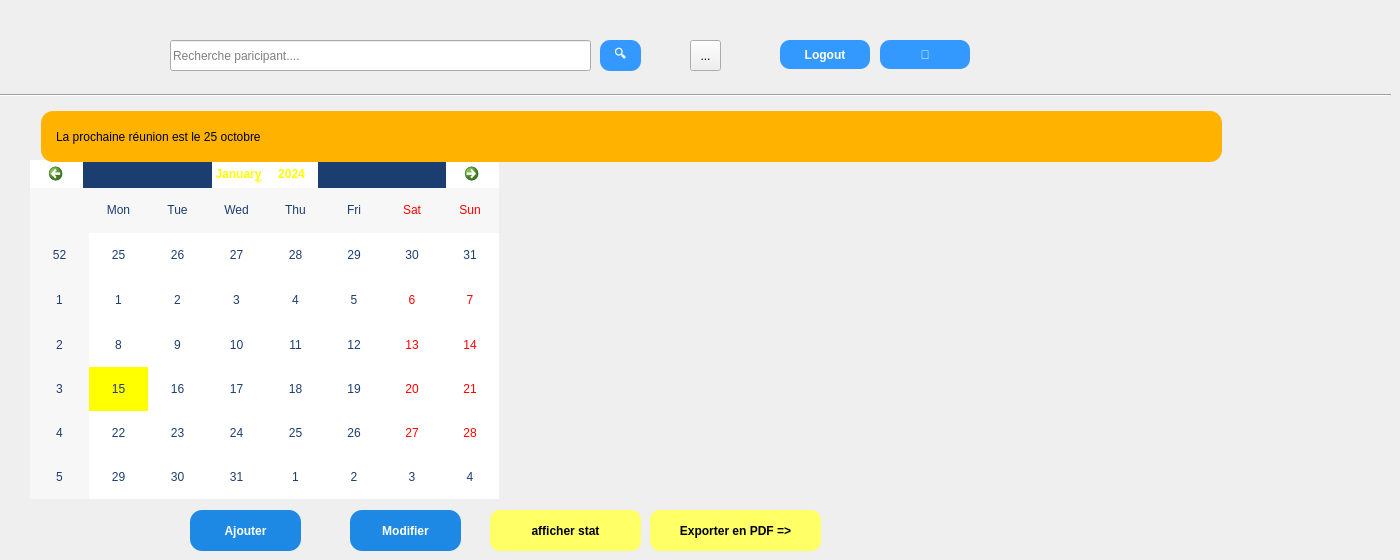
    <widget class="QWidget" name="Sponsor">
     <widget class="QPushButton" name="pushButton_5">
      <property name="geometry">
       <rect>
        <x>780</x>
        <y>40</y>
        <width>90</width>
        <height>29</height>
       </rect>
      </property>
      <property name="autoFillBackground">
       <bool>false</bool>
      </property>
      <property name="styleSheet">
       <string notr="true">QPushButton {
    background-color: #3399FF;  /* Bleu clair */
    color: white;               /* Texte blanc */
    border-radius: 10px;        /* Coins arrondis */
    padding: 5px 15px;          /* Padding haut/bas, gauche/droite */
    font-weight: bold;
}

QPushButton:hover {
    background-color: #2673CC;  /* Bleu plus foncé au survol */
}

QPushButton:pressed {
    background-color: #1A53A0;  /* Bleu encore plus foncé quand cliqué */
}
</string>
      </property>
      <property name="text">
       <string>Logout</string>
      </property>
     </widget>
     <widget class="QPushButton" name="pushButton_3">
      <property name="geometry">
       <rect>
        <x>880</x>
        <y>40</y>
        <width>90</width>
        <height>29</height>
       </rect>
      </property>
      <property name="styleSheet">
       <string notr="true">QPushButton {
    background-color: #3399FF;  /* Bleu clair */
    color: white;               /* Texte blanc */
    border-radius: 10px;        /* Coins arrondis */
    padding: 5px 15px;          /* Padding haut/bas, gauche/droite */
    font-weight: bold;
}

QPushButton:hover {
    background-color: #2673CC;  /* Bleu plus foncé au survol */
}

QPushButton:pressed {
    background-color: #1A53A0;  /* Bleu encore plus foncé quand cliqué */
}
</string>
      </property>
      <property name="text">
       <string>👤</string>
      </property>
     </widget>
     <widget class="QPushButton" name="pushButton_4">
      <property name="geometry">
       <rect>
        <x>190</x>
        <y>510</y>
        <width>111</width>
        <height>41</height>
       </rect>
      </property>
      <property name="styleSheet">
       <string notr="true">QPushButton {
    background-color: #1E88E5;
    color: white;
    border-radius: 12px;
    padding: 6px 12px;
    font-weight: bold;
}
QPushButton#danger {
    background-color: #E53935; /* red for delete */
}
QPushButton#export {
    background-color: #FFB300; /* yellow for export */
    color: black;
}
</string>
      </property>
      <property name="text">
       <string>Ajouter</string>
      </property>
     </widget>
     <widget class="QCalendarWidget" name="calendarWidget">
      <property name="geometry">
       <rect>
        <x>30</x>
        <y>160</y>
        <width>469</width>
        <height>339</height>
       </rect>
      </property>
      <property name="styleSheet">
       <string notr="true">QCalendarWidget {
    background-color: #FFFFFF;          /* white background */
    color: #1C3D70;                     /* blue day numbers */
    border: 1px solid #2A5CAB;          /* blue border */
    font: 12pt &quot;Segoe UI&quot;;
}

QCalendarWidget QToolButton {
    background-color: #FFFFFF;          /* dark blue nav bar buttons */
    color: #FFFF00;                      /* yellow text */
    border: none;
    height: 25px;
    width: 50px;
}

QCalendarWidget QToolButton:hover {
    background-color: #2A5CAB;          /* lighter blue hover */
}

QCalendarWidget QToolButton::menu-indicator {
    image: none;                        /* hide dropdown arrow */
}

QCalendarWidget QSpinBox {
    background-color: #1C3D70;          /* blue spin boxes */
    color: #FFFF00;                      /* yellow text */
    border: 1px solid #2A5CAB;
}

QCalendarWidget QWidget#qt_calendar_navigationbar {
    background-color: #1C3D70;          /* blue nav bar */
}

QCalendarWidget QAbstractItemView {
    selection-background-color: #FFFF00; /* yellow selected day */
    selection-color: #1C3D70;            /* blue text on selected */
    background-color: #FFFFFF;           /* white day grid */
    color: #1C3D70;                       /* blue day numbers */
    gridline-color: #2A5CAB;              /* blue grid lines */
}
</string>
      </property>
     </widget>
     <widget class="Line" name="line_2">
      <property name="geometry">
       <rect>
        <x>0</x>
        <y>80</y>
        <width>1391</width>
        <height>31</height>
       </rect>
      </property>
      <property name="orientation">
       <enum>Qt::Orientation::Horizontal</enum>
      </property>
     </widget>
     <widget class="QPushButton" name="pushButton_14">
      <property name="geometry">
       <rect>
        <x>490</x>
        <y>510</y>
        <width>151</width>
        <height>41</height>
       </rect>
      </property>
      <property name="styleSheet">
       <string notr="true">QPushButton {
    background-color: #FFFF66;  /* Jaune clair */
    color: black;               /* Texte noir */
    border-radius: 10px;        /* Coins arrondis */
    padding: 5px 15px;          /* Padding haut/bas, gauche/droite */
    font-weight: bold;
}

QPushButton:hover {
    background-color: #FFFF33;  /* Jaune encore plus vif au survol */
}

QPushButton:pressed {
    background-color: #FFEB3B;  /* Jaune doré quand cliqué */
}
</string>
      </property>
      <property name="text">
       <string>afficher stat</string>
      </property>
     </widget>
     <widget class="QPushButton" name="pushButton_7">
      <property name="geometry">
       <rect>
        <x>350</x>
        <y>510</y>
        <width>111</width>
        <height>41</height>
       </rect>
      </property>
      <property name="styleSheet">
       <string notr="true">QPushButton {
    background-color: #1E88E5;
    color: white;
    border-radius: 12px;
    padding: 6px 12px;
    font-weight: bold;
}
QPushButton#danger {
    background-color: #E53935; /* red for delete */
}
QPushButton#export {
    background-color: #FFB300; /* yellow for export */
    color: black;
}
</string>
      </property>
      <property name="text">
       <string>Modifier</string>
      </property>
     </widget>
     <widget class="QLineEdit" name="lineEdit">
      <property name="geometry">
       <rect>
        <x>170</x>
        <y>40</y>
        <width>421</width>
        <height>31</height>
       </rect>
      </property>
      <property name="placeholderText">
       <string>Recherche paricipant....</string>
      </property>
     </widget>
     <widget class="QPushButton" name="pushButton_6">
      <property name="geometry">
       <rect>
        <x>600</x>
        <y>40</y>
        <width>41</width>
        <height>31</height>
       </rect>
      </property>
      <property name="styleSheet">
       <string notr="true">QPushButton {
    background-color: #3399FF;  /* Bleu clair */
    color: white;               /* Texte blanc */
    border-radius: 10px;        /* Coins arrondis */
    padding: 5px 15px;          /* Padding haut/bas, gauche/droite */
    font-weight: bold;
}

QPushButton:hover {
    background-color: #2673CC;  /* Bleu plus foncé au survol */
}

QPushButton:pressed {
    background-color: #1A53A0;  /* Bleu encore plus foncé quand cliqué */
}
</string>
      </property>
      <property name="text">
       <string>🔍</string>
      </property>
     </widget>
     <widget class="QToolButton" name="toolButton_2">
      <property name="geometry">
       <rect>
        <x>690</x>
        <y>40</y>
        <width>31</width>
        <height>31</height>
       </rect>
      </property>
      <property name="styleSheet">
       <string notr="true">QPushButton {
    background-color: #3399FF;  /* Bleu clair */
    color: white;               /* Texte blanc */
    border-radius: 10px;        /* Coins arrondis */
    padding: 5px 15px;          /* Padding haut/bas, gauche/droite */
    font-weight: bold;
}

QPushButton:hover {
    background-color: #2673CC;  /* Bleu plus foncé au survol */
}

QPushButton:pressed {
    background-color: #1A53A0;  /* Bleu encore plus foncé quand cliqué */
}
</string>
      </property>
      <property name="text">
       <string>...</string>
      </property>
      <property name="icon">
       <iconset>
        <normaloff>../../Downloads/icons8-notification-48.png</normaloff>../../Downloads/icons8-notification-48.png</iconset>
      </property>
     </widget>
     <widget class="QPushButton" name="pushButton">
      <property name="geometry">
       <rect>
        <x>650</x>
        <y>510</y>
        <width>171</width>
        <height>41</height>
       </rect>
      </property>
      <property name="styleSheet">
       <string notr="true">QPushButton {
    background-color: #FFFF66;  /* Jaune clair */
    color: black;               /* Texte noir */
    border-radius: 10px;        /* Coins arrondis */
    padding: 5px 15px;          /* Padding haut/bas, gauche/droite */
    font-weight: bold;
}

QPushButton:hover {
    background-color: #FFFF33;  /* Jaune encore plus vif au survol */
}

QPushButton:pressed {
    background-color: #FFEB3B;  /* Jaune doré quand cliqué */
}
</string>
      </property>
      <property name="text">
       <string>Exporter en PDF =&gt;</string>
      </property>
     </widget>
     <widget class="QLabel" name="infoBanner">
      <property name="geometry">
       <rect>
        <x>41</x>
        <y>111</y>
        <width>1181</width>
        <height>51</height>
       </rect>
      </property>
      <property name="styleSheet">
       <string notr="true">QFrame#infoBanner {
    background-color: #FFB300; /* amber */
    border-radius: 12px;
    padding: 12px;
}
</string>
      </property>
      <property name="text">
       <string>La prochaine réunion est le 25 octobre </string>
      </property>
     </widget>
     <widget class="QLabel" name="label_2">
      <property name="geometry">
       <rect>
        <x>602</x>
        <y>219</y>
        <width>271</width>
        <height>261</height>
       </rect>
      </property>
      <property name="text">
       <string/>
      </property>
     </widget>
    </widget>
